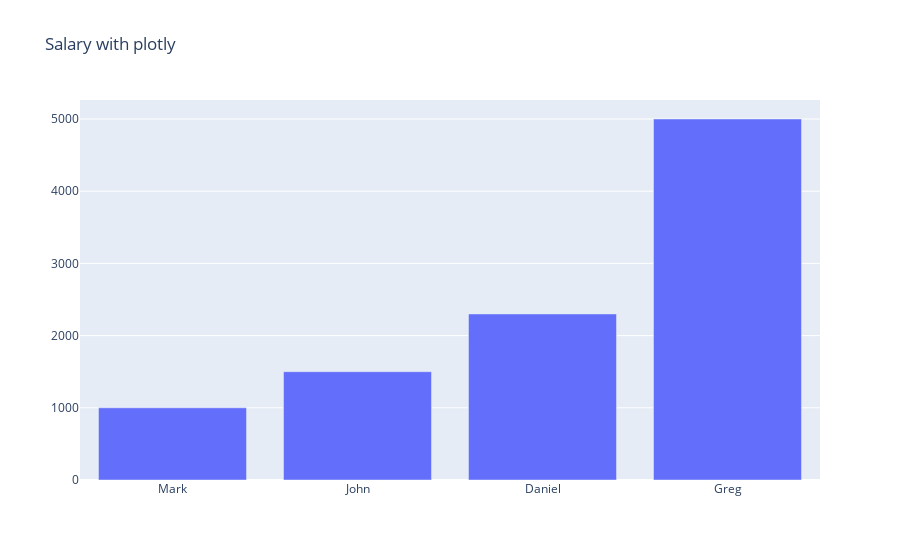

Source (notebook cell):
### Code cell
import plotly.graph_objects as go

salaries = [
	("Mark", 1000),
	("John", 1500),
	("Daniel", 2300),
	("Greg", 5000)
]

names = list(map(lambda tup:tup[0], salaries))
salary_values = list(map(lambda tup:tup[1], salaries))
layout = {
	'title': 'Salaries'
}
layout = {
	'title': 'Salary with plotly'
}
data = go.Bar(x=names, y=salary_values)
fig = go.Figure(data=data, layout=layout)
fig.show()

### Figure 1 — Plotly figure (JSON) as saved in the notebook; plotly's stock layout.template omitted (floating-point values rounded to 4 significant figures)
{"data": [{"type": "bar", "x": ["Mark", "John", "Daniel", "Greg"], "y": [1000, 1500, 2300, 5000]}], "layout": {"autosize": true, "title": {"text": "Salary with plotly"}, "xaxis": {"autorange": true, "range": [-0.5, 3.5], "type": "category"}, "yaxis": {"autorange": true, "range": [0, 5263.0], "type": "linear"}}}
